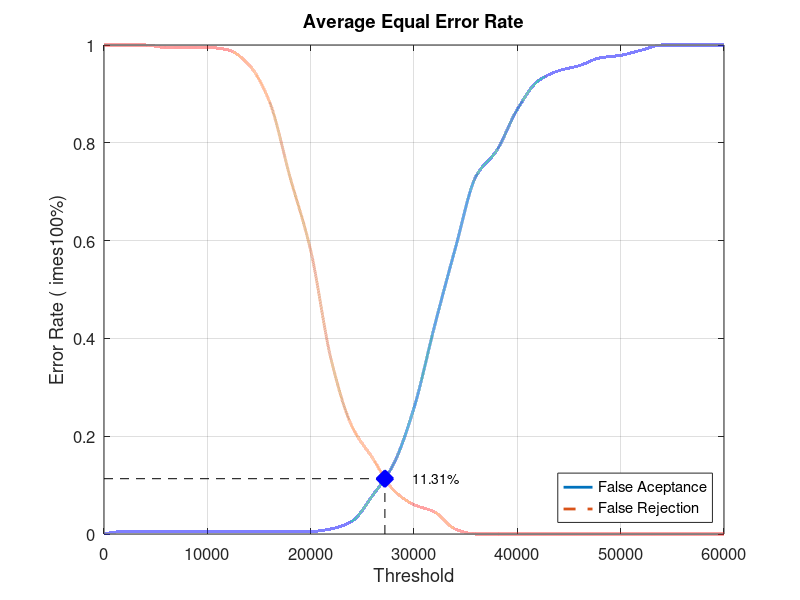
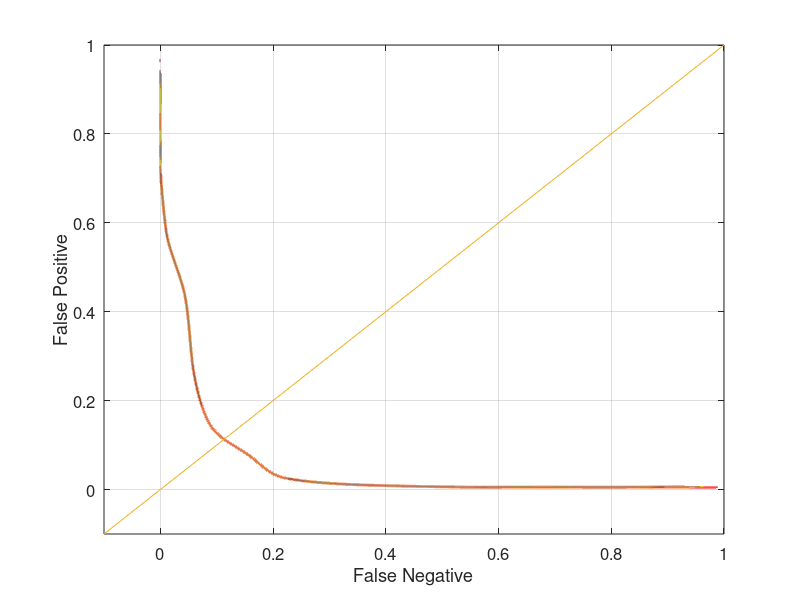

The MATLAB script that drew these images, in order:
close all;
clear;
clc;
x = 0:2000:60000;
xq = 0:0.5:60000;

y0 = [0 0.00526316 0.00526316 0.00526316 0.00526316 0.00526316 0.00526316 0.00526316 0.00526316 0.00526316 0.00526316 0.0105263 0.0263158 0.0789474 0.142105 0.257895 0.426316 0.584211 0.731579 0.784211 0.868421 0.926316 0.947368 0.957895 0.973684 0.978947 0.989474 1 1 1 1]
yy0 = interp1(x, y0, xq, 'pchip');
y1 = [1 1 1 0.995 0.995 0.995 0.99 0.96 0.885 0.73 0.58 0.355 0.22 0.155 0.09 0.06 0.045 0.01 0 0 0 0 0 0 0 0 0 0 0 0 0]
yy1 = interp1(x, y1, xq, 'pchip');

% Calculating EER: 
y2 = abs(y0 - y1);
find(y2 == min(y2))
yy2 = abs(yy0 - yy1);
xEER = find(yy2 == min(yy2));
xEERIndex = xq(xEER) % X-axis EER
yEER = yy0(xEER) % Y-axis EER

main = figure
plot(xq, yy0,'-','LineWidth', 2);	hold on
plot(xq, yy1,'--','LineWidth', 2);	hold on
plot([xEERIndex xEERIndex], [0 yEER], 'k--');	hold on
plot([0 xEERIndex], [yEER yEER], 'k--');	hold on
plot(xEERIndex, yEER, 'bx', 'LineWidth', 10);	hold on
text(xEERIndex + 10 * xEERIndex / 100, yEER, [num2str(round((10000 * yEER)) / 100) '%'])
legend('False Aceptance', 'False Rejection', 'Location', 'SouthEast')
xlabel('Threshold')
ylabel('Error Rate (	imes100%)')
title('Average Equal Error Rate')
set(gca, 'FontSize', 12)
axis([0 60000 0 1])
grid on

print(main, 'Database3_1Main', '-dpng');
FNRxFPR = figure('Color', [1 1 1]);
plot(yy1, yy0, '-', yy1, yy0, 'LineWidth', 2);
hold on
y = -0.1:0.1:1
plot(y, y); 
set(gca, 'FontSize', 12)
xlabel('False Negative')
ylabel('False Positive')
axis([-0.1 1 -0.1 1])
set(gca, 'FontSize', 12)
grid on

print(FNRxFPR, 'Database3_1FNRxFPR','-dpng');
